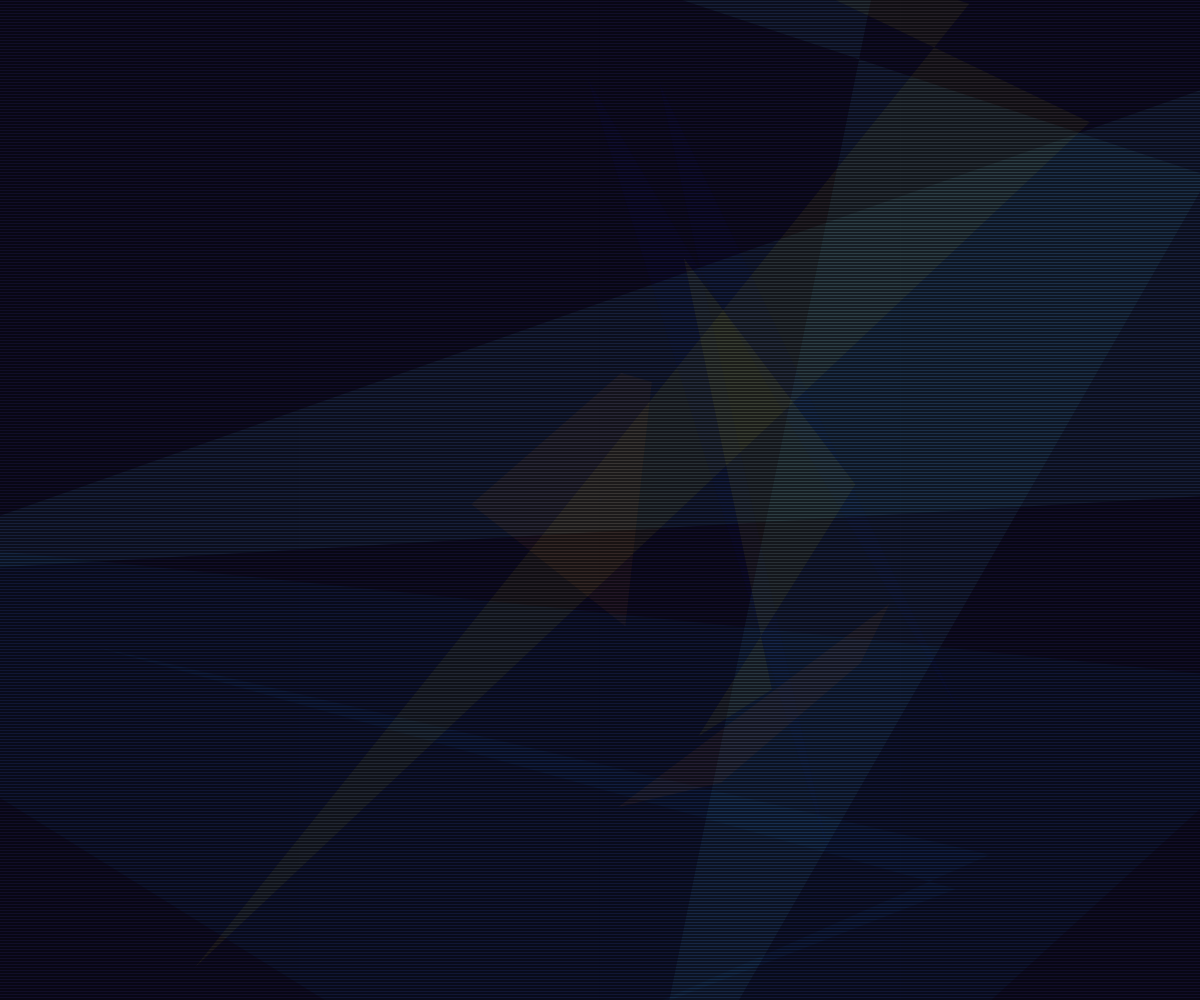
Frame 1 (no input)
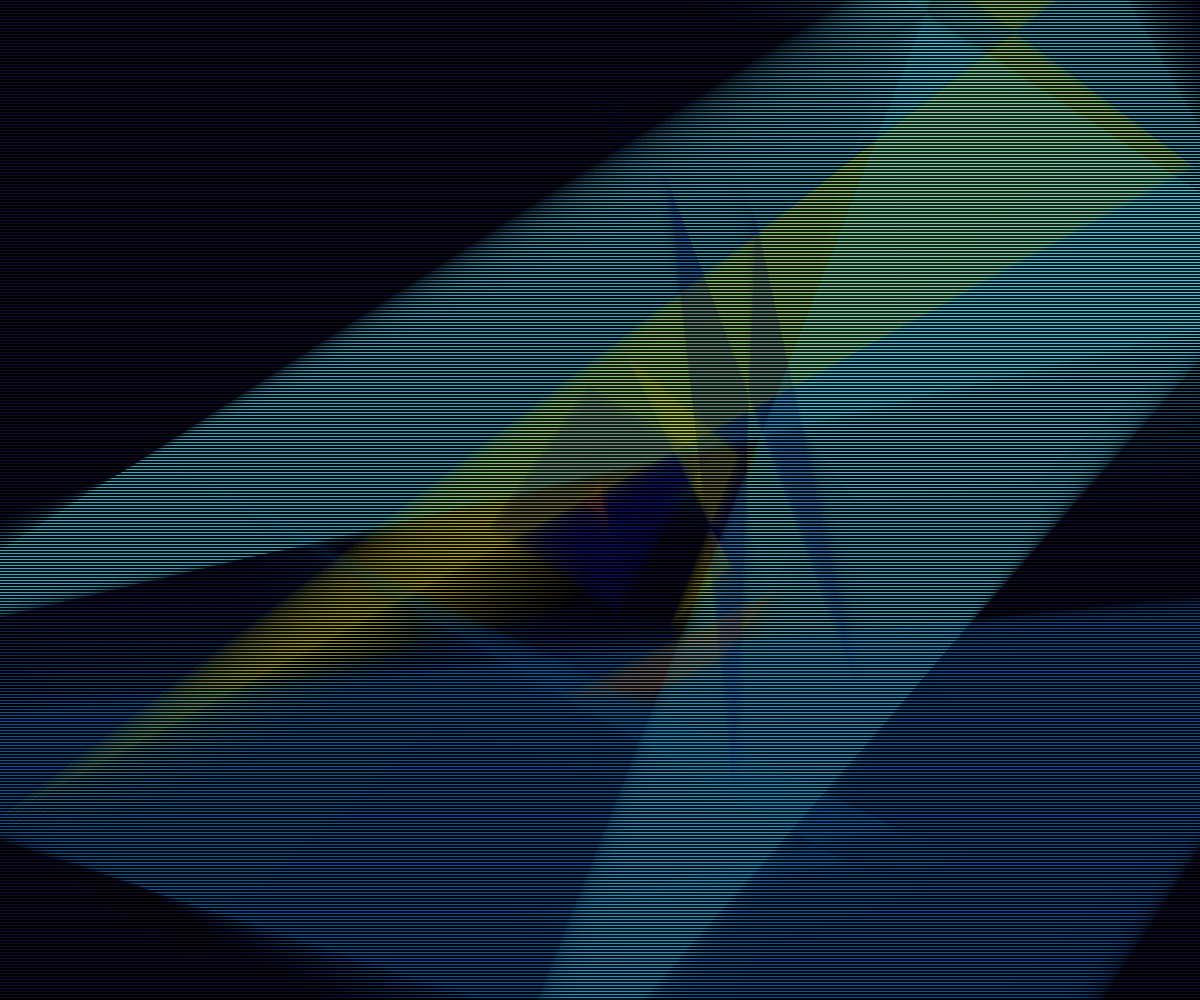
Frame 60 (no input)
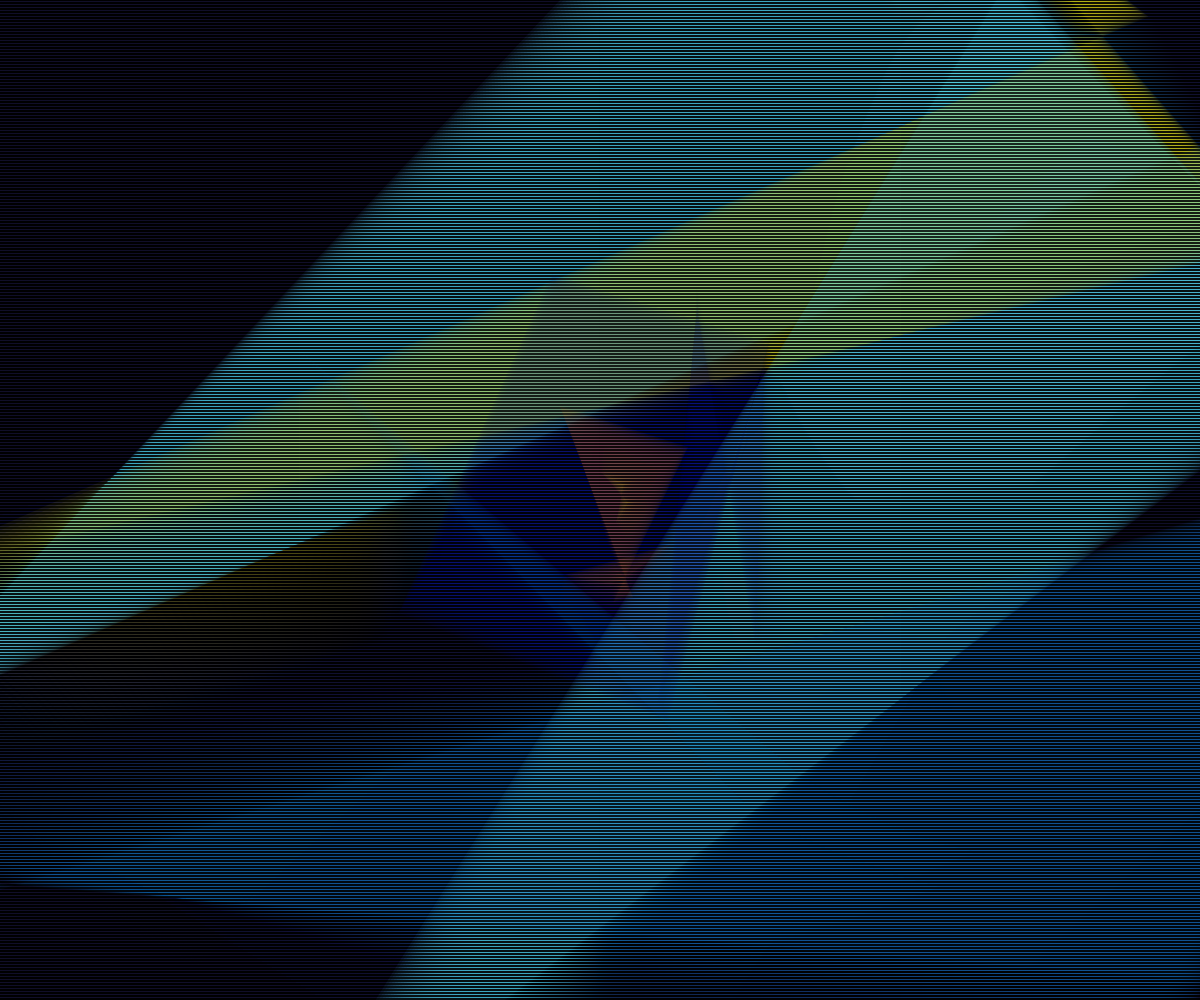
Frame 120 (the mouse pressed at the canvas centre since frame 60)

The p5.js sketch that drew these frames (run headless with seeded random() and noise() and a simulated clock; from frame 60 on, the mouse is pressed at the canvas centre):

// p5.js sketch
// ── sketch.js
let gf = 0;
let v = 0.0025;
let dva = 1;
let dvb = 2.5;
let dvc = 0.7;
let dvd = 1.7;
let gons;

function setup() {
	gons = [
		color(11, 20, 141, 20),
		color(24, 110, 192, 20),
		color(86, 227, 245, 20),
		color(242, 226, 24, 20),
		color(239, 131, 33, 20),
		color(11, 20, 141, 20),
		color(24, 110, 192, 20),
		color(86, 227, 245, 20),
		color(242, 226, 24, 20),
		color(239, 131, 33, 20)
	];
	gf = 0;
	createCanvas(windowWidth, windowHeight);
	background(18, 14, 41);
}

function draw() {
	background(18, 14, 41, 8);
	translate(width / 2, height / 2);
	drawQuads();
	translate(-width / 2, -height / 2);
	drawOverlay();
}

function screenDiagonal()
{
	return sqrt(width * width + height * height);
}

function fx(f)
{
	return sin(f);
}

function fy(f)
{
	return cos(f);
}

function dfa(p) { return p * dva; }
function dfb(p) { return p * dvb; }
function dfc(p) { return p * dvc; }
function dfd(p) { return p * dvd; }

function drawQuads()
{
	gf += v;
	let fx = sin(gf);
	let fy = cos(gf);
	for (var i = 0; i < gons.length; ++i)
	{
		fill(gons[i]);
		let sign = 1 - 2 * (i % 2)
		drawQuad(sign * gf + 73 * i);
	}
}

function drawQuad(f)
{
	noStroke();
	let radius = screenDiagonal() / 2 * fx(f);
	let ax = fx(dfa(f)) * radius;
	let ay = fy(dfa(f)) * radius;
	let bx = fx(dfb(f) + PI / 2) * radius;
	let by = fy(dfb(f) + PI / 2) * radius;
	let cx = fx(dfc(f) + PI) * radius;
	let cy = fy(dfc(f) + PI) * radius;
	let dx = fx(dfd(f) + 3 * PI / 2) * radius;
	let dy = fy(dfd(f) + 3 * PI / 2) * radius;
	quad(ax, ay, bx, by, cx, cy, dx, dy);
}

function drawOverlay()
{
	for (var y = 0; y < height; y += 3)
	{
		stroke(0);
		line(0, y, width, y);
	}
}
